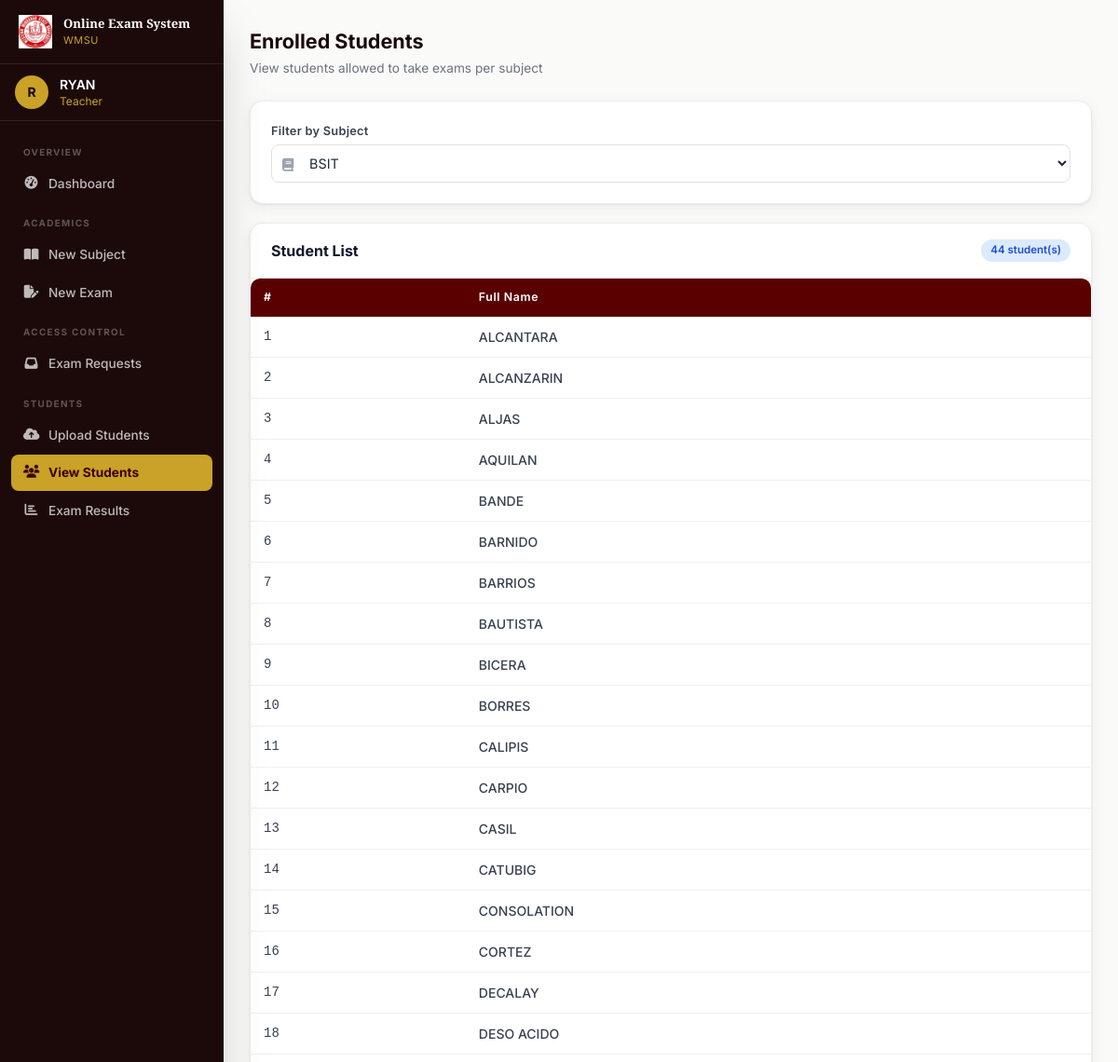
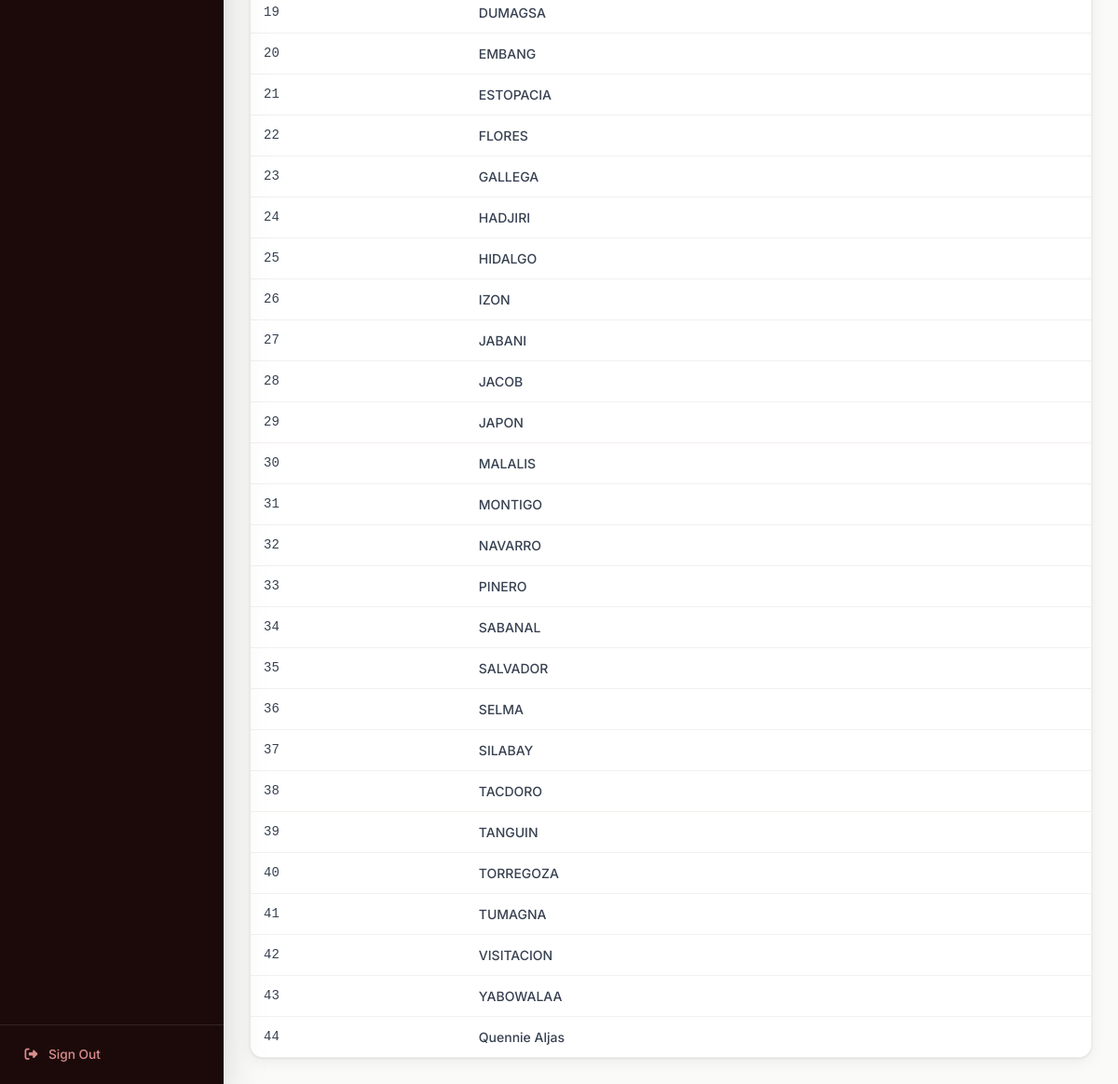
Page /teacher/view_allowed_students?subject_id=3 (signed in) on the committed database (2 pictures, top to bottom).
### tables this page shows
CREATE TABLE allowed_students (
        id INTEGER PRIMARY KEY,
        student_name TEXT NOT NULL,
        subject_id INTEGER NOT NULL
    );

### app.py (the view)
@app.route('/teacher/view_allowed_students')
@login_required
@role_required('teacher')
def view_allowed_students():
    conn = get_db()
    subjects = db_execute(conn, "SELECT * FROM subjects WHERE teacher_id = ?", (session['user_id'],)).fetchall()
    selected_subject = request.args.get('subject_id')
    students = []
    if selected_subject:
        students = db_execute(conn, "SELECT * FROM allowed_students WHERE subject_id = ?", (selected_subject,)).fetchall()
    conn.close()
    return render_template('view_allowed_students.html', subjects=subjects, students=students, selected_subject=selected_subject)

### app.py (called while the page is built)
def get_db():
    if USE_POSTGRES:
        conn = psycopg2.connect(DATABASE_URL)
        conn.autocommit = False
        return conn
    else:
        conn = sqlite3.connect('examination.db')
        conn.row_factory = sqlite3.Row
        return conn

def db_cursor(conn):
    if USE_POSTGRES:
        return conn.cursor(cursor_factory=psycopg2.extras.RealDictCursor)
    return conn.cursor()

def db_execute(conn, sql, params=()):
    if USE_POSTGRES:
        sql = sql.replace('?', '%s')
    cur = db_cursor(conn)
    cur.execute(sql, params)
    return cur

def login_required(f):
    @wraps(f)
    def decorated(*args, **kwargs):
        if 'user_id' not in session:
            flash('Please sign in to continue.', 'danger')
            return redirect(url_for('login'))
        return f(*args, **kwargs)
    return decorated

def role_required(role):
    def decorator(f):
        @wraps(f)
        def decorated(*args, **kwargs):
            if session.get('role') != role:
                flash('You do not have permission to access that page.', 'danger')
                return redirect(url_for('dashboard'))
            return f(*args, **kwargs)
        return decorated
    return decorator

### templates/view_allowed_students.html (shortened to what this page needs)
{% extends "base.html" %} {% block title %}Enrolled Students{% endblock %} {% block content %}
<div class="mb-6">
    <h1 class="page-title">Enrolled Students</h1>
    <p class="page-subtitle">View students allowed to take exams per subject</p>
</div>
<div class="card mb-5">
    <div class="card-body">
        <form method="GET" class="flex flex-wrap gap-3 items-end">
            <div class="flex-1 min-w-52">
                <label class="form-label">Filter by Subject</label>
                <div class="relative">
                    <span class="absolute left-3 top-1/2 -translate-y-1/2 text-gray-400"><i class="fas fa-book text-sm"></i></span>
                    <select name="subject_id" class="form-input pl-9 cursor-pointer" onchange="this.form.submit()">
                        {% for subject in subjects %}
                        <option value="{{ subject.id }}" {% if selected_subject|string == subject.id|string %}selected{% endif %}>
                            {{ subject.subject_name }}
                        </option>
                        {% endfor %}
                    </select>
                </div>
            </div>
        </form>
    </div>
</div>
{% if students %}
<div class="card">
    <div class="card-header">
        <h2 class="font-bold text-gray-900 text-base">Student List</h2>
        <span class="badge badge-blue">{{ students|length }} student(s)</span>
    </div>
    <div class="table-wrap">
        <table class="data-table">
            <thead>
                <tr>
                    <th>#</th>
                    <th>Full Name</th>
                </tr>
            </thead>
            <tbody>
                {% for student in students %}
                <tr>
                    <td class="text-gray-400 text-xs font-mono">{{ loop.index }}</td>
                    <td class="font-medium text-gray-800">{{ student.student_name }}</td>
                </tr>
                {% endfor %}
            </tbody>
        </table>
    </div>
</div>
{% endif %} {% endblock %}

### templates/base.html (shortened to what this page needs)
<!DOCTYPE html>
<html lang="en">
<head>
    <script src="https://cdn.tailwindcss.com"></script>
    <link rel="stylesheet" href="https://cdnjs.cloudflare.com/ajax/libs/font-awesome/6.5.0/css/all.min.css">
</head>
<body class="bg-stone-50 text-gray-900 antialiased">
{% if session.user_id %}
<aside id="sidebar" class="fixed top-0 left-0 h-full w-60 bg-maroon-900 z-30 transition-transform duration-300 flex flex-col shadow-2xl">
    <div class="px-5 py-4 border-b border-white/10 flex items-center gap-3 flex-shrink-0">
        <img src="{{ url_for('static', filename='img/wmsu_logo.png') }}" alt="WMSU" class="w-9 h-9 object-contain flex-shrink-0">
        <div class="min-w-0">
            <div class="font-display text-white font-bold text-[.82rem] leading-tight">Online Exam System</div>
            <div class="text-gold-500 text-[.68rem] tracking-wider mt-0.5">WMSU</div>
        </div>
    </div>
    <div class="px-4 py-3 border-b border-white/10 flex-shrink-0">
        <div class="flex items-center gap-3">
            <div class="w-9 h-9 rounded-full bg-gold-500 flex items-center justify-center flex-shrink-0">
                <span class="text-maroon-900 font-bold text-sm">{{ (session.name or 'U')[0]|upper }}</span>
            </div>
            <div class="min-w-0">
                <div class="text-white text-sm font-semibold truncate">{{ session.name }}</div>
                <div class="text-gold-500 text-xs capitalize">{{ session.role }}</div>
            </div>
        </div>
    </div>
    <nav class="flex-1 p-3 overflow-y-auto space-y-0.5">
        {% if session.role == 'teacher' %}
        <div class="nav-section">Overview</div>
        <a href="{{ url_for('teacher_dashboard') }}" class="sidebar-link {% if request.endpoint=='teacher_dashboard' %}active{% endif %}"><i class="fas fa-gauge-high"></i>Dashboard</a>
        <div class="nav-section">Academics</div>
        <a href="{{ url_for('create_subject') }}" class="sidebar-link {% if request.endpoint=='create_subject' %}active{% endif %}"><i class="fas fa-book-open"></i>New Subject</a>
        <a href="{{ url_for('create_exam') }}" class="sidebar-link {% if request.endpoint=='create_exam' %}active{% endif %}"><i class="fas fa-file-pen"></i>New Exam</a>
        <div class="nav-section">Access Control</div>
        <a href="{{ url_for('exam_requests') }}" class="sidebar-link {% if request.endpoint in ['exam_requests','approve_request','reject_request'] %}active{% endif %}" style="position:relative">
            <i class="fas fa-inbox"></i>Exam Requests
        </a>
        <div class="nav-section">Students</div>
        <a href="{{ url_for('upload_students') }}" class="sidebar-link {% if request.endpoint=='upload_students' %}active{% endif %}"><i class="fas fa-cloud-arrow-up"></i>Upload Students</a>
        <a href="{{ url_for('view_allowed_students') }}" class="sidebar-link {% if request.endpoint=='view_allowed_students' %}active{% endif %}"><i class="fas fa-users"></i>View Students</a>
        <a href="{{ url_for('view_results') }}" class="sidebar-link {% if request.endpoint=='view_results' %}active{% endif %}"><i class="fas fa-chart-bar"></i>Exam Results</a>
        {% endif %}
    </nav>
    <div class="p-3 border-t border-white/10 flex-shrink-0">
        <a href="{{ url_for('logout') }}" class="sidebar-link" style="color:rgba(252,165,165,.85)" onmouseover="this.style.background='rgba(153,27,27,.4)';this.style.color='#fca5a5'" onmouseout="this.style.background='';this.style.color='rgba(252,165,165,.85)'">
            <i class="fas fa-right-from-bracket"></i>Sign Out
        </a>
    </div>
</aside>
<div class="lg:ml-60 min-h-screen flex flex-col">
    <main class="flex-1 p-4 sm:p-6 lg:p-7 animate-fade-in">
        {% block content %}{% endblock %}
    </main>
</div>
{% endif %}
</body>
</html>

### templates/base.html (style rules this page uses)
* { box-sizing:border-box }
html { scroll-behavior:smooth }
body { font-family:'Inter',system-ui,sans-serif }
.sidebar-link { display:flex;align-items:center;gap:10px;padding:9px 13px;border-radius:8px;font-size:.855rem;font-weight:500;color:rgba(255,255,255,.72);transition:all .2s;text-decoration:none }
.sidebar-link.active { background:#c9a227;color:#3d0000;font-weight:700 }
.sidebar-link i { width:17px;text-align:center;font-size:.87rem;flex-shrink:0 }
.nav-section { font-size:.62rem;font-weight:700;letter-spacing:.13em;text-transform:uppercase;color:rgba(255,255,255,.3);padding:14px 13px 5px }
.data-table { width:100%;border-collapse:collapse }
.data-table th { background:#5a0000;color:#fff;padding:11px 14px;text-align:left;font-size:.77rem;font-weight:600;letter-spacing:.05em;white-space:nowrap }
.data-table th:first-child { border-radius:8px 0 0 0 }
.data-table th:last-child { border-radius:0 8px 0 0 }
.data-table td { padding:11px 14px;font-size:.875rem;color:#374151;border-bottom:1px solid #f3f0ee;vertical-align:middle }
.data-table tbody tr { background:#fff;transition:background .15s }
.data-table tbody tr:last-child td { border-bottom:none }
.form-input { width:100%;padding:10px 13px;border:1.5px solid #e5e0db;border-radius:8px;font-size:.9rem;font-family:'Inter',sans-serif;transition:all .2s;background:#fff;color:#1f2937 }
.form-input::placeholder { color:#9ca3af }
select.form-input { cursor:pointer }
.form-label { display:block;font-size:.8rem;font-weight:600;color:#374151;margin-bottom:5px;letter-spacing:.02em }
.badge { display:inline-flex;align-items:center;gap:4px;padding:3px 10px;border-radius:20px;font-size:.72rem;font-weight:600 }
.badge-blue { background:#dbeafe;color:#1d4ed8 }
.card { background:#fff;border-radius:14px;box-shadow:0 1px 3px rgba(0,0,0,.08),0 4px 16px rgba(0,0,0,.06);border:1px solid #f0ebe8;overflow:hidden }
.card-header { padding:17px 22px;border-bottom:1px solid #f3f0ee;display:flex;align-items:center;justify-content:space-between;flex-wrap:wrap;gap:10px }
.card-body { padding:22px }
.page-title { font-size:1.35rem;font-weight:700;color:#1a0a0a;margin-bottom:3px }
.page-subtitle { font-size:.855rem;color:#6b7280 }
a { text-decoration:none }
.animate-fade-in { animation:fadeIn .35s ease both }
.table-wrap { overflow-x:auto;border-radius:10px;box-shadow:0 1px 3px rgba(0,0,0,.08) }

### rows in the picture
allowed_students: student_name "ALCANTARA"
allowed_students: student_name "ALCANZARIN"
allowed_students: student_name "ALJAS"
allowed_students: student_name "AQUILAN"
allowed_students: student_name "BANDE"
allowed_students: student_name "BARNIDO"
allowed_students: student_name "BARRIOS"
allowed_students: student_name "BAUTISTA"
allowed_students: student_name "BICERA"
allowed_students: student_name "BORRES"
allowed_students: student_name "CALIPIS"
allowed_students: student_name "CARPIO"
allowed_students: student_name "CASIL"
allowed_students: student_name "CATUBIG"
allowed_students: student_name "CONSOLATION"
allowed_students: student_name "CORTEZ"
allowed_students: student_name "DECALAY"
allowed_students: student_name "DESO ACIDO"
allowed_students: student_name "DUMAGSA"
allowed_students: student_name "EMBANG"
allowed_students: student_name "ESTOPACIA"
allowed_students: student_name "FLORES"
allowed_students: student_name "GALLEGA"
allowed_students: student_name "HADJIRI"
allowed_students: student_name "HIDALGO"
allowed_students: student_name "IZON"
allowed_students: student_name "JABANI"
allowed_students: student_name "JACOB"
allowed_students: student_name "JAPON"
allowed_students: student_name "MALALIS"
allowed_students: student_name "MONTIGO"
allowed_students: student_name "NAVARRO"
allowed_students: student_name "PINERO"
allowed_students: student_name "SABANAL"
allowed_students: student_name "SALVADOR"
allowed_students: student_name "SELMA"
allowed_students: student_name "SILABAY"
allowed_students: student_name "TACDORO"
allowed_students: student_name "TANGUIN"
allowed_students: student_name "TORREGOZA"
allowed_students: student_name "TUMAGNA"
allowed_students: student_name "VISITACION"
allowed_students: student_name "YABOWALAA"
allowed_students: student_name "Quennie Aljas"

### other values in the picture
{{ (session.name or 'U')[0]|upper }} "R"
{{ session.name }} "RYAN"
{{ session.role }} "Teacher"
{{ students|length }} "44"
form field subject_id "BSIT"
